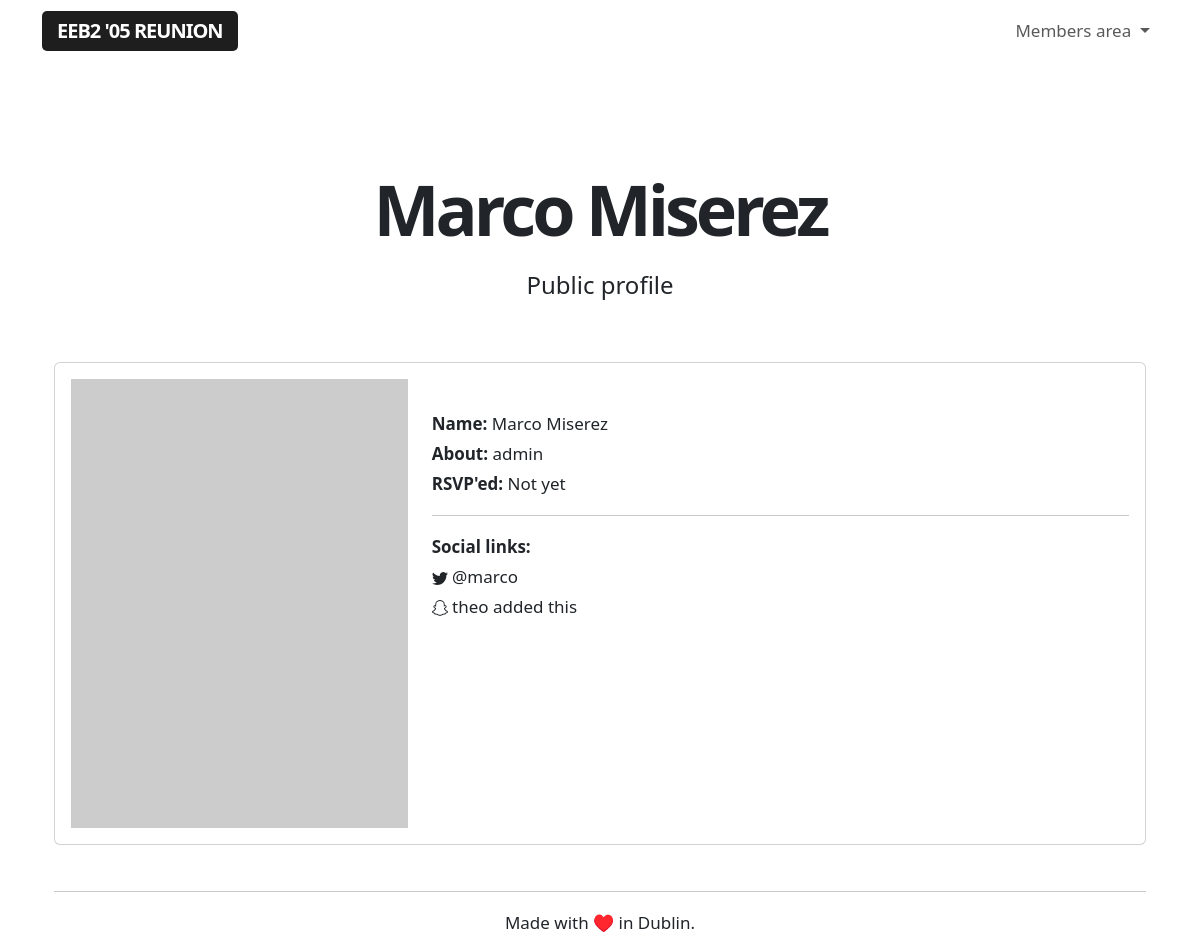
Page /public/other/7 (signed in) on the earlier database version.
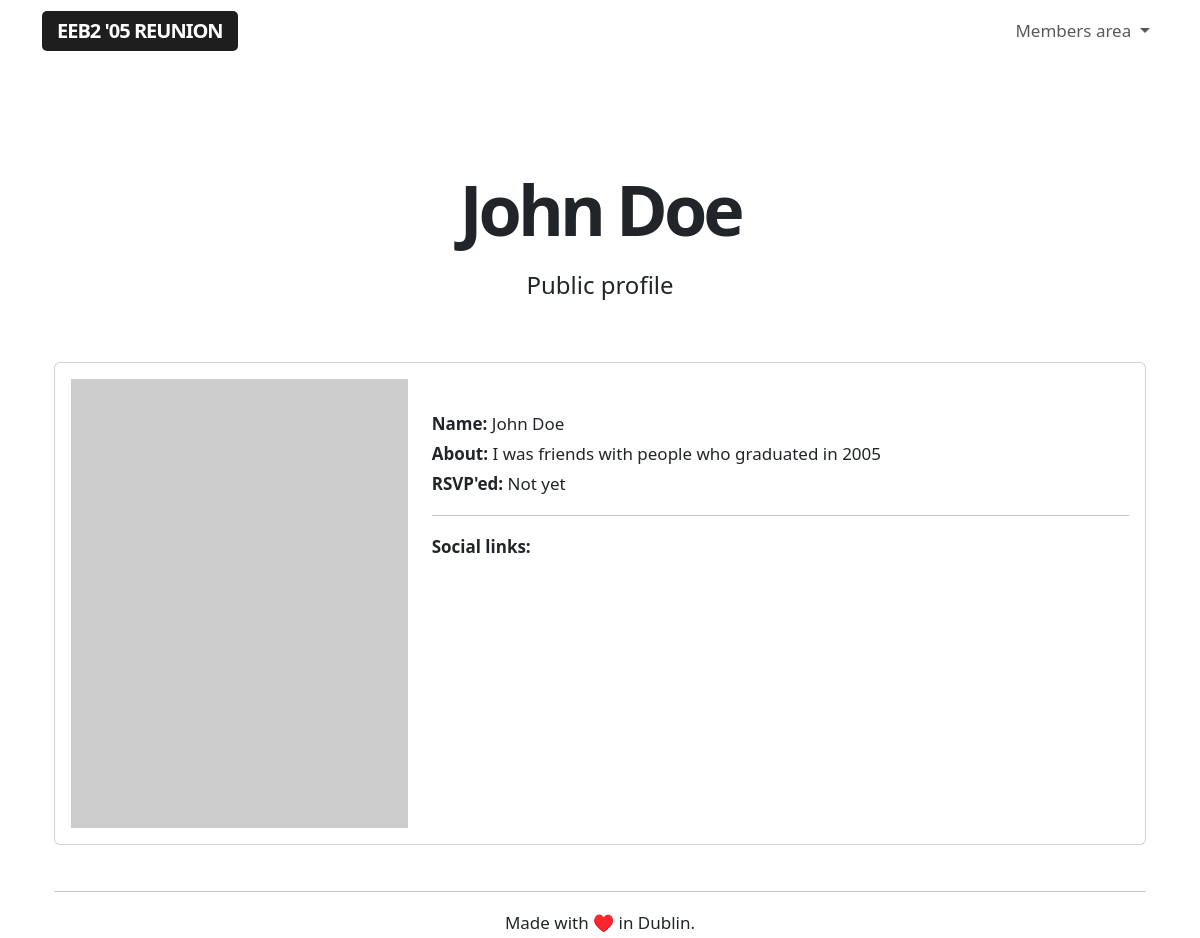
Same page on the later database version.
### app/models.py (models this page shows, shortened)
class User(UserMixin, db.Model):
    id = db.Column(db.Integer, primary_key=True)
    username = db.Column(db.String(64), index=True, unique=True)
    name = db.Column(db.String(64), index=True, unique=False)
    section = db.Column(db.String(64), index=True, unique=False)
    email = db.Column(db.String(120), index=True, unique=True)
    password_hash = db.Column(db.String(128))
    role = db.Column(db.String(64), index=True, unique=False)
    rsvp = db.Column(db.String(64), index=True, unique=False)
    facebook = db.Column(db.String(64), index=True, unique=False)
    twitter = db.Column(db.String(64), index=True, unique=False)
    instagram = db.Column(db.String(64), index=True, unique=False)
    linkedin = db.Column(db.String(64), index=True, unique=False)
    snapchat = db.Column(db.String(64), index=True, unique=False)
    reddit = db.Column(db.String(64), index=True, unique=False)
    mastodon = db.Column(db.String(64), index=True, unique=False)
    tiktok = db.Column(db.String(64), index=True, unique=False)

### app/routes.py (the view)
@app.route('/public/other/<userid>', methods=['GET'])
@login_required
def publicother(userid):
    user = User.query.filter_by(id=userid).first()
    if user.role !='I graduated in 2005':
        return render_template('public-other.html', userid=userid, user=user)

### app/models.py (called while the page is built)
@login.user_loader
def load_user(id):
    return User.query.get(int(id))

### app/templates/public-other.html (shortened to what this page needs)
{% extends "base.html" %}
{% block content %}
<div class="title">
    <h1>{{ user.name }}</h1>
    <h4>Public profile</h4>
</div>
<div class="container profile">
  <div class="row align-items-start">
    <div class="col-12">
        <div class="card">
            <div class="card-body">
                <div class="row align-items-start">
                    <div class="col-4">
                        <img class="placeholderimage" src="https://dummyimage.com/600x800/c2c2c2/fff.jpg&text=Profile+placeholder">
                    </div>
                    <div class="col-8">
                        <br>
                        <b>Name:</b> {{ user.name }}
                        <br>
                        <b>About:</b> {{ user.role }}
                        <br>
                        <b>RSVP'ed:</b> {{ user.rsvp }}
                        <hr>
                        <b>Social links:</b>
                        <br>
                        {% if user.twitter %}
                         {{ user.twitter }}
                        <br>
                        {% endif %}
                        {% if user.snapchat %}
                         {{ user.snapchat }}
                        <br>
                        {% endif %}
                    </div>
                </div>
            </div>
        </div>
    </div>
</div>
{% endblock %}

Differences in the rows shown:
changed User "Not yet": name "Marco Miserez" → "John Doe"; role "admin" → "I was friends with people who graduated in 2005"; twitter "@marco" → (not shown); snapchat "theo added this" → (not shown)
